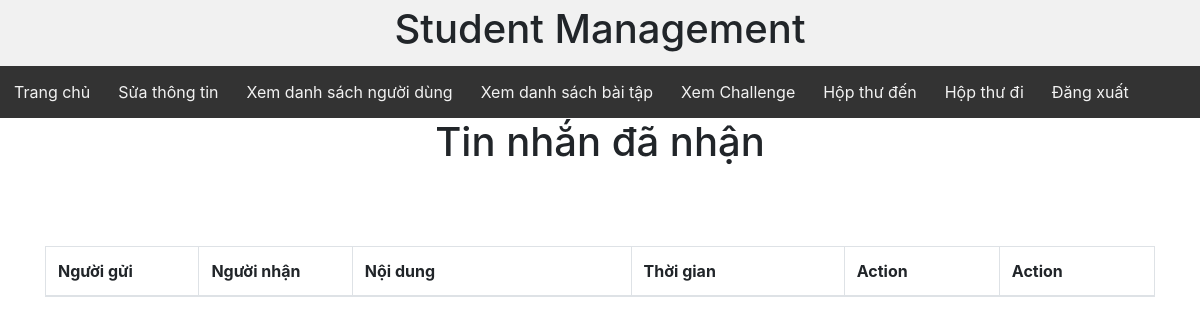
Before: /listMessageReceive.php?id=14 with the older database file.
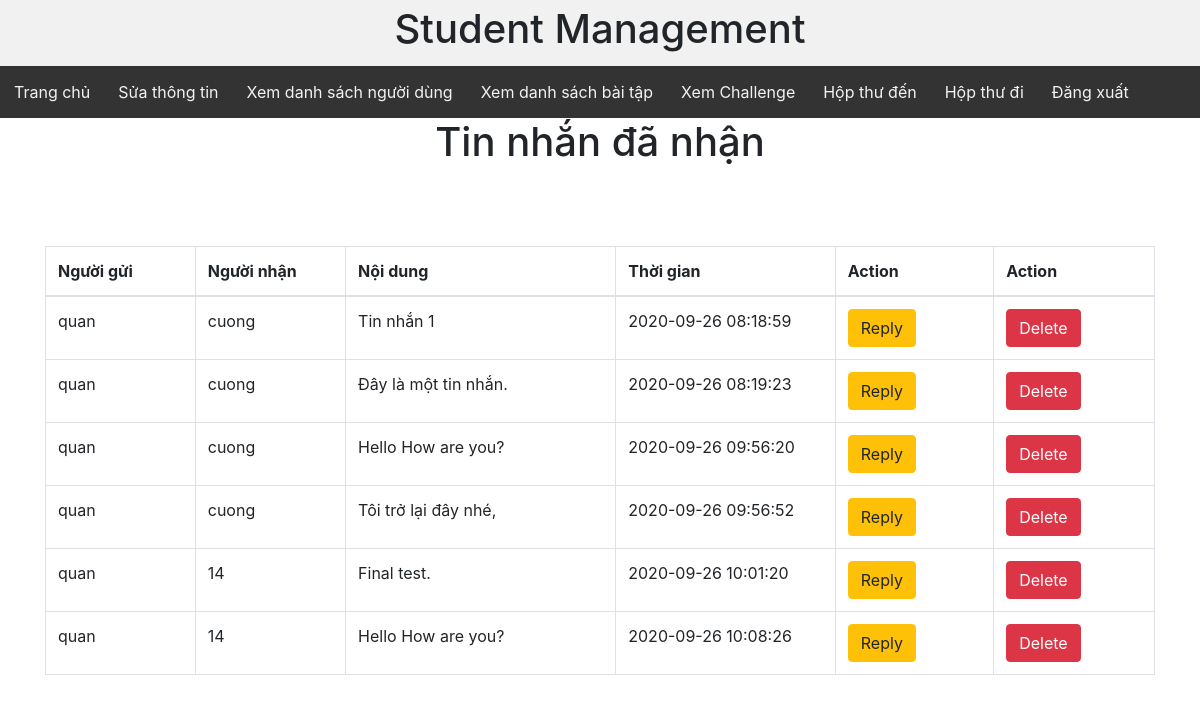
After: the same page with the newer database file.
### tables this page shows
CREATE TABLE `messages` (
  `id` int(11) NOT NULL,
  `userSendID` int(11) NOT NULL,
  `userReceiveID` int(11) NOT NULL,
  `message` varchar(255) NOT NULL,
  `createdTime` timestamp NOT NULL DEFAULT current_timestamp(),
  `receiver` varchar(255) DEFAULT NULL,
  `sender` varchar(255) DEFAULT NULL
);

### dbhelp.php (called while the page is built, shortened)
<?php
function executeResult($sql)
{
    $conn = mysqli_connect('localhost', 'root', '', 'db_studentmanagement');
    $resultset = mysqli_query($conn, $sql);
    $list = [];
    while ($row = mysqli_fetch_array($resultset, 1)) {
        $list[] = $row;
    }
    return $list;
}

### listMessageReceive.php (the view, shortened to what this page needs)
<!DOCTYPE html>
<?php
    if($_GET['position']=="Teacher"){
        require('teacherHeaderLayout.php');
    }
    else{
        require('studentHeaderLayout.php');
    }
      require('dbhelp.php');
    ?>
<html lang="vi">
<head>
    <link rel="stylesheet" href="Css/footer.css">
    <div>
        <h1 style="text-align: center;">Tin nhắn đã nhận</h1> <br><br><br>
    </div>
    <link rel="stylesheet" href="https://maxcdn.bootstrapcdn.com/bootstrap/4.4.1/css/bootstrap.min.css">
</head>
<body>
<div class="container">
<table class="table table-bordered">
    <thead>
    <tr>
        <th width=200>Người gửi</th>
        <th width=200>Người nhận</th>
        <th width=400>Nội dung</th>
        <th width=300>Thời gian</th>
        <th width=200>Action</th>
        <th width=200>Action</th>
    </tr>
    </thead>
    <tbody>
    <?php
    if (isset($_GET['id'])) {
    $receiverID = $_GET['id'];
    $sql = "select * from messages where userReceiveID = '$receiverID' ";
    $listMessage = executeResult($sql);
    foreach ($listMessage as $msg) { ?>
        <tr>
			<td> <?php echo $msg['sender'] ?></td>
			<td> <?php echo $msg['receiver'] ?> </td>
			<td> <?php echo $msg['message'] ?> </td>
			<td> <?php echo $msg['createdTime'] ?></td>
            <td><button class="btn btn-warning" onclick="window.open('sendMessage.php?id=<?php echo $msg['userSendID'] ?>&usr=<?php echo $msg['sender'] ?>&position=<?php echo $_GET['position'] ?>','_self')">Reply</button></td>
            <td><button class="btn btn-danger" onclick="deleteMessage(<?php echo $msg['id'] ?>)">Delete</button></td>
	    </tr>
   <?php } ?>
    </tbody>
</table>
</div>
</body>
</html>
<?php }
?>

Changed rows visible on the page:
added messages: sender "quan", receiver "cuong", message "Tin nhắn 1", createdTime "2020-09-26 08:18:59"
added messages: sender "quan", receiver "cuong", message "Đây là một tin nhắn.", createdTime "2020-09-26 08:19:23"
added messages: sender "quan", receiver "cuong", message "Hello How are you?", createdTime "2020-09-26 09:56:20"
added messages: sender "quan", receiver "cuong", message "Tôi trở lại đây nhé,", createdTime "2020-09-26 09:56:52"
added messages: sender "quan", receiver "14", message "Final test.", createdTime "2020-09-26 10:01:20"
added messages: sender "quan", receiver "14", message "Hello How are you?", createdTime "2020-09-26 10:08:26"
